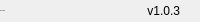
              <widget class="QFrame" name="bottomBar">
               <property name="minimumSize">
                <size>
                 <width>0</width>
                 <height>22</height>
                </size>
               </property>
               <property name="maximumSize">
                <size>
                 <width>16777215</width>
                 <height>22</height>
                </size>
               </property>
               <property name="frameShape">
                <enum>QFrame::NoFrame</enum>
               </property>
               <property name="frameShadow">
                <enum>QFrame::Raised</enum>
               </property>
               <layout class="QHBoxLayout" name="horizontalLayout_5">
                <property name="spacing">
                 <number>0</number>
                </property>
                <property name="leftMargin">
                 <number>0</number>
                </property>
                <property name="topMargin">
                 <number>0</number>
                </property>
                <property name="rightMargin">
                 <number>0</number>
                </property>
                <property name="bottomMargin">
                 <number>0</number>
                </property>
                <item>
                 <widget class="QLabel" name="creditsLabel">
                  <property name="maximumSize">
                   <size>
                    <width>16777215</width>
                    <height>16</height>
                   </size>
                  </property>
                  <property name="font">
                   <font>
                    <family>Segoe UI</family>
                    <pointsize>-1</pointsize>
                    <italic>false</italic>
                    <bold>false</bold>
                   </font>
                  </property>
                  <property name="text">
                   <string>By: Group5</string>
                  </property>
                  <property name="alignment">
                   <set>Qt::AlignLeading|Qt::AlignLeft|Qt::AlignVCenter</set>
                  </property>
                 </widget>
                </item>
                <item>
                 <widget class="QLabel" name="version">
                  <property name="text">
                   <string>v1.0.3</string>
                  </property>
                  <property name="alignment">
                   <set>Qt::AlignRight|Qt::AlignTrailing|Qt::AlignVCenter</set>
                  </property>
                 </widget>
                </item>
                <item>
                 <widget class="QFrame" name="frame_size_grip">
                  <property name="minimumSize">
                   <size>
                    <width>20</width>
                    <height>0</height>
                   </size>
                  </property>
                  <property name="maximumSize">
                   <size>
                    <width>20</width>
                    <height>16777215</height>
                   </size>
                  </property>
                  <property name="frameShape">
                   <enum>QFrame::NoFrame</enum>
                  </property>
                  <property name="frameShadow">
                   <enum>QFrame::Raised</enum>
                  </property>
                 </widget>
                </item>
               </layout>
              </widget>
